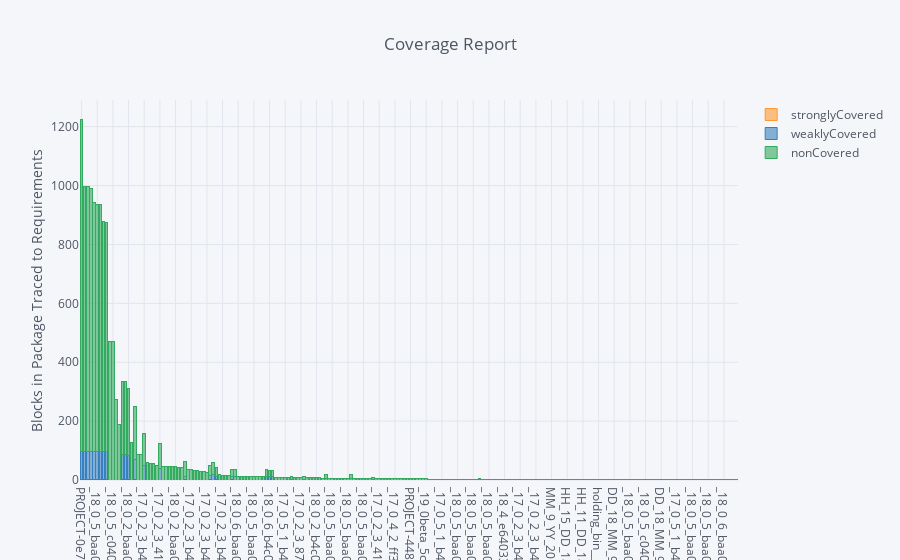

Notebook code cell kept with this figure:
### Markdown cell above
Visualize the output using Plot.ly:

### Code cell
qResults_df.query('totalBlocks != 0').sort_values(by='totalBlocks', ascending=False).drop('totalBlocks', axis=1).iplot(
    kind='bar', barmode='stack', filename='cufflinks/categorical-bar-chart/coverage',
    yTitle='Blocks in Package Traced to Requirements', title='Coverage Report',
)

### Figure 1 — Plotly figure (JSON) as saved in the notebook; plotly's stock layout.template omitted (floating-point values rounded to 4 significant figures; data arrays with more than 128 entries replaced by an {"elided": "..."} marker saying what was removed)
{"data": [{"marker": {"color": "rgba(255, 153, 51, 0.6)", "line": {"color": "rgba(255, 153, 51, 1.0)", "width": 1}}, "name": "stronglyCovered", "orientation": "v", "text": "", "type": "bar", "uid": "885d302a-699a-4feb-8cde-700b56ec5257", "x": {"elided": "210 str values"}, "y": {"elided": "210 int values"}}, {"marker": {"color": "rgba(55, 128, 191, 0.6)", "line": {"color": "rgba(55, 128, 191, 1.0)", "width": 1}}, "name": "weaklyCovered", "orientation": "v", "text": "", "type": "bar", "uid": "71058bae-ed73-4d8e-8be5-7111e6c1dea3", "x": {"elided": "210 str values"}, "y": {"elided": "210 int values"}}, {"marker": {"color": "rgba(50, 171, 96, 0.6)", "line": {"color": "rgba(50, 171, 96, 1.0)", "width": 1}}, "name": "nonCovered", "orientation": "v", "text": "", "type": "bar", "uid": "59aa9cf5-25fa-4969-9623-ac6ef6d6e3c8", "x": {"elided": "210 str values"}, "y": {"elided": "210 int values"}}], "layout": {"barmode": "stack", "legend": {"bgcolor": "#F5F6F9", "font": {"color": "#4D5663"}, "traceorder": "normal"}, "paper_bgcolor": "#F5F6F9", "plot_bgcolor": "#F5F6F9", "title": {"font": {"color": "#4D5663"}, "text": "Coverage Report"}, "xaxis": {"gridcolor": "#E1E5ED", "showgrid": true, "tickfont": {"color": "#4D5663"}, "title": {"font": {"color": "#4D5663"}, "text": ""}, "zerolinecolor": "#E1E5ED"}, "yaxis": {"gridcolor": "#E1E5ED", "showgrid": true, "tickfont": {"color": "#4D5663"}, "title": {"font": {"color": "#4D5663"}, "text": "Blocks in Package Traced to Requirements"}, "zerolinecolor": "#E1E5ED"}}}
